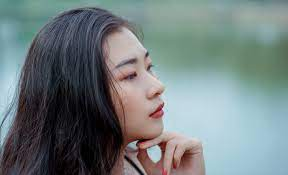
#> input picture images/portrait_lady.png, 288 x 175 px, found by its file name
$ jupyter execute Quiz6.ipynb
#> lines starting #> are read from the running program, lines starting #| are printed output that depends on the picture; after the words box and inside, x2 and y2 are one past the last pixel; in counts of white or black regions, pixels touching at a corner belong together
# Exercises on Image Processing

[cell 1]
import cv2 as cv
import numpy as np
from matplotlib import pyplot as plt

### Loading the image

[cell 2]
img = cv.imread('portrait_lady.png', cv.IMREAD_COLOR)
#> img is the input picture: shape (175, 288, 3); mean B, G, R 126.3, 125.5, 113.5
plt.imshow(img)
img.shape
#> Out = (175, 288, 3)

[cell 3]
from google.colab.patches import cv2_imshow
# cv.imshow(img) # doesn't work on colab, but, can be used otherwise
cv2_imshow(img)

### Changing the colorspace to HSV

[cell 4]
hsv = cv.cvtColor(img, cv.COLOR_BGR2HSV)
#> hsv: shape (175, 288, 3); mean H, S, V 89.5, 60.7, 135.2
cv2_imshow(hsv)
print(hsv.shape)
#| (175, 288, 3)

### 1) Enhancing the contrast of the image through Histogram Equalization

[cell 5]
# Equivalise the histogram
new_value = cv.equalizeHist(hsv[..., 2])
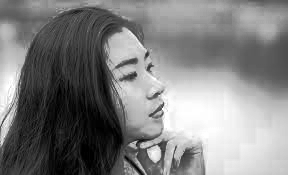
#> new_value: shape (175, 288); min 0, max 255, mean 128

# Update the value channel
hsv[:, :, 2] = new_value
#> hsv: shape (175, 288, 3); mean H, S, V 89.5, 60.7, 128

# Convert image back to BGR
new_rgb_image = cv.cvtColor(hsv, cv.COLOR_HSV2BGR)
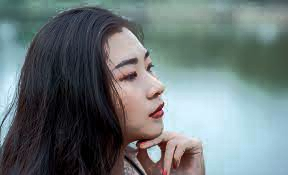
#> new_rgb_image: shape (175, 288, 3); mean B, G, R 120, 118.9, 107.2

# Display
cv2_imshow(new_rgb_image)

### 2)  Extracting the mask of the lady from the image

[cell 6]
img = cv.imread('portrait_lady.png', cv.IMREAD_GRAYSCALE)
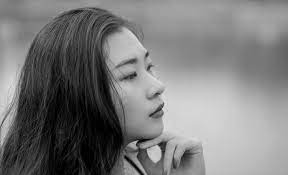
#> img: shape (175, 288); min 0, max 228, mean 122
ret2, th2 = cv.threshold(img,0,255,cv.THRESH_BINARY+cv.THRESH_OTSU)
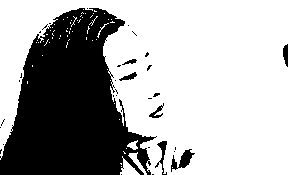
#> th2: shape (175, 288); 66.8% white; 33 black regions (26 under 20 px), largest, box (x1, y1, x2, y2) and area: (0, 8, 157, 175) 15994, (171, 149, 195, 172) 220, (155, 141, 167, 175) 132
#> ret2 = 102
cv2_imshow(th2)

### 3) Extracting the edges of just the person using only the morphological operations

[cell 7]
# Applying binary thresholding
_, binary = cv.threshold(img,0,255,cv.THRESH_BINARY+cv.THRESH_OTSU)

# Define a kernel size
kernel = np.ones((2,2), np.uint8)

# Perform morphological operations to clean the binary image
# Erosion to remove small white noise, then dilation to restore the object
binary = cv.erode(binary, kernel, iterations=2)
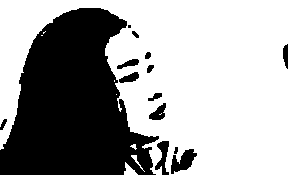
#> binary: shape (175, 288); 63.3% white; 14 black regions (1 under 20 px), largest, box (x1, y1, x2, y2) and area: (0, 8, 159, 175) 17140, (171, 149, 197, 174) 351, (155, 141, 169, 175) 250
binary = cv.dilate(binary, kernel, iterations=2)
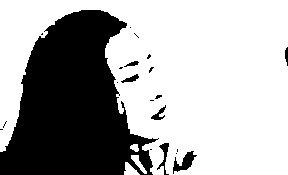
#> binary: shape (175, 288); 66.4% white; 21 black regions (14 under 20 px), largest, box (x1, y1, x2, y2) and area: (0, 10, 159, 175) 16228, (173, 151, 197, 174) 231, (157, 143, 169, 175) 132

# Extract edges using morphological gradient
edges = cv.morphologyEx(binary, cv.MORPH_GRADIENT, kernel)
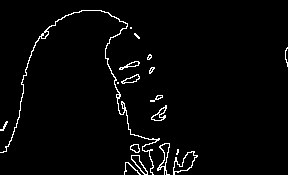
#> edges: shape (175, 288); 2.7% white in thin lines or dots

# Display the original and edge-detected images
plt.figure(figsize=(10, 5))

plt.subplot(1, 2, 1)
plt.title('Original Image')
plt.imshow(cv.cvtColor(img, cv.COLOR_BGR2RGB))
plt.axis('off')

plt.subplot(1, 2, 2)
plt.title('Edges Detected')
plt.imshow(edges, cmap='gray')
plt.axis('off')

plt.tight_layout()
plt.show()
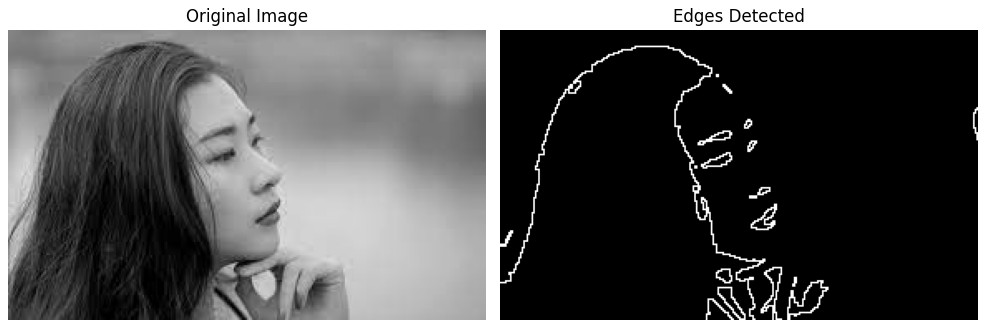
#> figure drawn by matplotlib, 2 panels

###4) Using the standard edge detector

[cell 8]
img = cv.imread('portrait_lady.png', cv.IMREAD_GRAYSCALE)
assert img is not None, "file could not be read, check with os.path.exists()"
edges = cv.Canny(img,100,200)
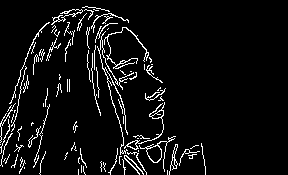
#> edges: shape (175, 288); 6% white in thin lines or dots, all inside (x1, y1, x2, y2) = (0, 6, 206, 175)

plt.subplot(121),plt.imshow(img,cmap = 'gray')
plt.title('Original Image'), plt.xticks([]), plt.yticks([])
plt.subplot(122),plt.imshow(edges,cmap = 'gray')
plt.title('Edge Image'), plt.xticks([]), plt.yticks([])

plt.show()

### 5) Using Grabcut to segment the given image

[cell 9]
img = cv.imread('portrait_lady.png')

mask = np.zeros(img.shape[:2],np.uint8)

bgdModel = np.zeros((1,65),np.float64)
fgdModel = np.zeros((1,65),np.float64)

rect = (1,1,288,175)

cv.grabCut(img,mask,rect,bgdModel,fgdModel,5,cv.GC_INIT_WITH_RECT)

mask2 = np.where((mask==2)|(mask==0),0,1).astype('uint8')
img = img*mask2[:,:,np.newaxis]
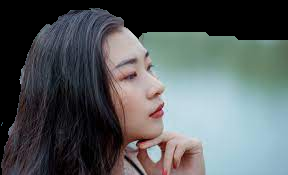
#> img: shape (175, 288, 3); mean B, G, R 93.3, 91.9, 86.1

plt.imshow(img)
# ,plt.colorbar(),plt.show()

$ run again, with images/pic1.png copied over images/portrait_lady.png
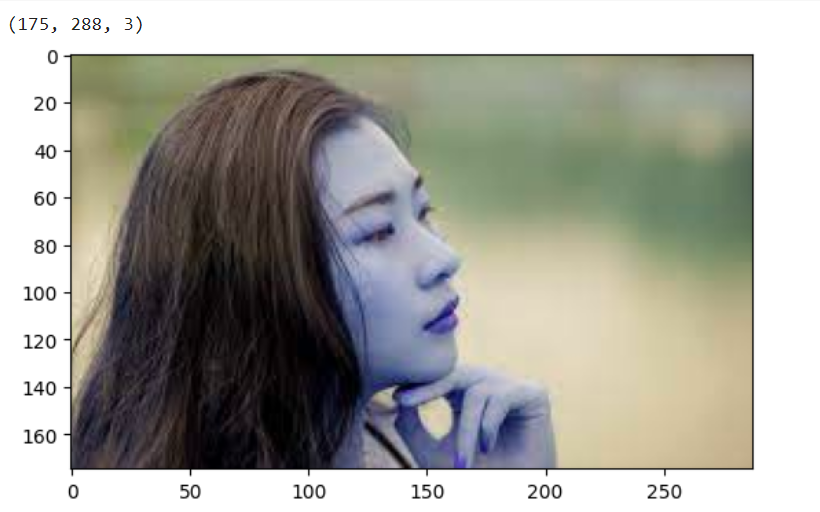
#> input picture images/pic1.png, 820 x 512 px, found by its file name
#> img is the input picture: shape (512, 820, 3); mean B, G, R 156.7, 164.6, 165.1
#| (512, 820, 3)
#> `ret2, th2 = cv.threshold(img,0,255,cv.THRESH_BINARY+cv.THRESH_OTSU)`:
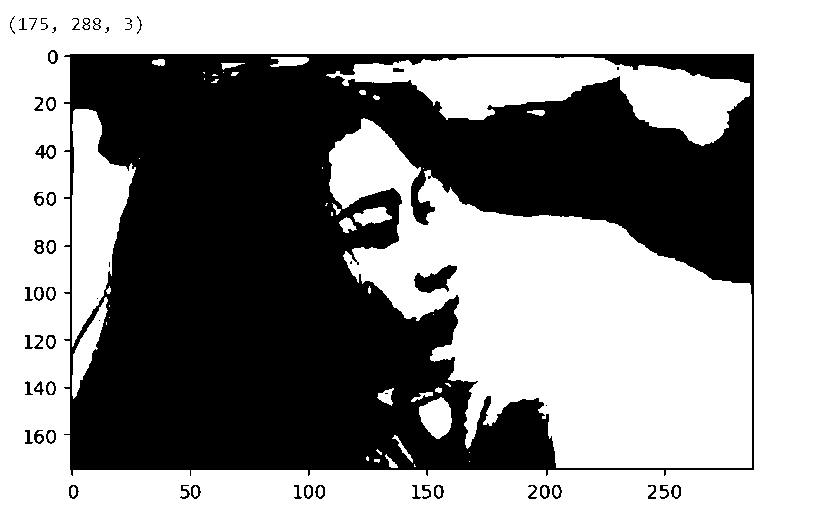
#> th2: shape (512, 820); 56.7% white; 57 black regions (10 under 20 px), largest, box (x1, y1, x2, y2) and area: (64, 54, 754, 476) 178535, (414, 265, 457, 293) 651, (35, 145, 56, 159) 135
#> ret2 = 154
#> `img = img*mask2[:,:,np.newaxis]`:
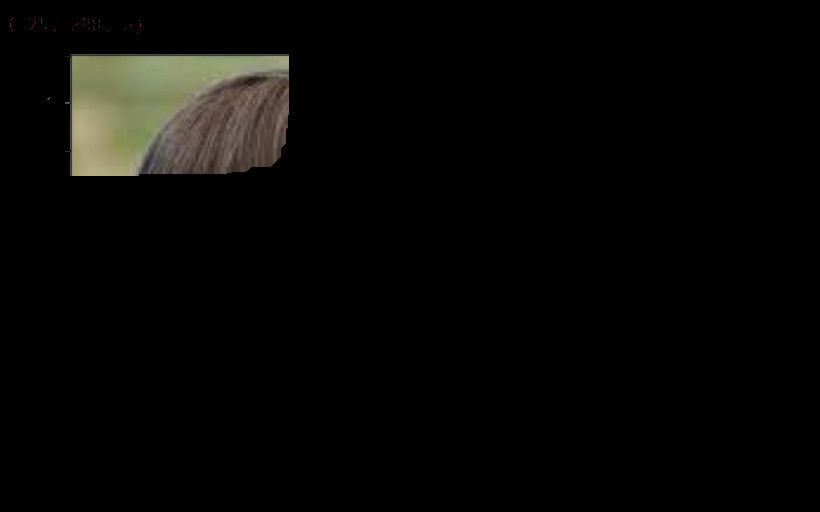
#> img: shape (512, 820, 3); mean B, G, R 5.6, 7.2, 7.5
